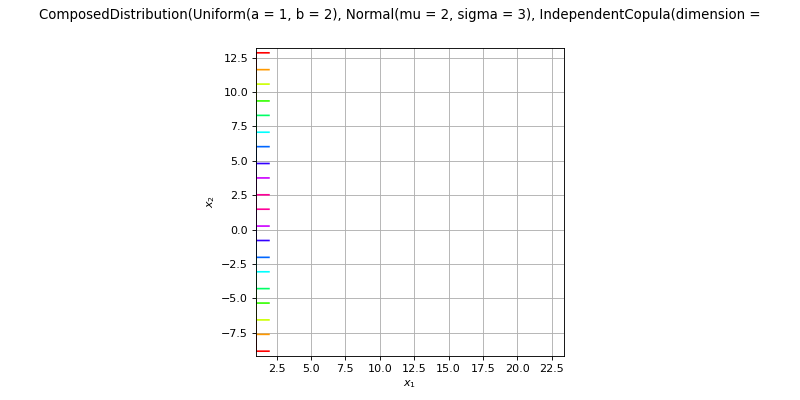

This chart was generated by the following Python code:
import openturns as ot
from matplotlib import pyplot as plt
from openturns.viewer import View
if ot.ComposedDistribution().__class__.__name__ == 'Bernoulli':
    distribution = ot.Bernoulli(0.7)
elif ot.ComposedDistribution().__class__.__name__ == 'Binomial':
    distribution = ot.Binomial(5, 0.2)
elif ot.ComposedDistribution().__class__.__name__ == 'Hypergeometric':
    distribution = ot.Hypergeometric(10, 4, 7)
elif ot.ComposedDistribution().__class__.__name__ == 'ComposedDistribution':
    copula = ot.IndependentCopula(2)
    marginals = [ot.Uniform(1.0, 2.0), ot.Normal(2.0, 3.0)]
    distribution = ot.ComposedDistribution(marginals, copula)
elif ot.ComposedDistribution().__class__.__name__ == 'CumulativeDistributionNetwork':
    coll = [ot.Normal(2),ot.Dirichlet([0.5, 1.0, 1.5])]
    distribution = ot.CumulativeDistributionNetwork(coll, ot.BipartiteGraph([[0,1], [0,1]]))
elif ot.ComposedDistribution().__class__.__name__ == 'Histogram':
    distribution = ot.Histogram([-1.0, 0.5, 1.0, 2.0], [0.45, 0.4, 0.15])
elif ot.ComposedDistribution().__class__.__name__ == 'KernelMixture':
    kernel = ot.Uniform()
    sample = ot.Normal().getSample(5)
    bandwith = [1.0]
    distribution = ot.KernelMixture(kernel, bandwith, sample)
elif ot.ComposedDistribution().__class__.__name__ == 'MaximumDistribution':
    coll = [ot.Uniform(2.5, 3.5), ot.LogUniform(1.0, 1.2), ot.Triangular(2.0, 3.0, 4.0)]
    distribution = ot.MaximumDistribution(coll)
elif ot.ComposedDistribution().__class__.__name__ == 'Multinomial':
    distribution = ot.Multinomial(5, [0.2])
elif ot.ComposedDistribution().__class__.__name__ == 'RandomMixture':
    coll = [ot.Triangular(0.0, 1.0, 5.0), ot.Uniform(-2.0, 2.0)]
    weights = [0.8, 0.2]
    cst = 3.0
    distribution = ot.RandomMixture(coll, weights, cst)
elif ot.ComposedDistribution().__class__.__name__ == 'TruncatedDistribution':
    distribution = ot.TruncatedDistribution(ot.Normal(2.0, 1.5), 1.0, 4.0)
elif ot.ComposedDistribution().__class__.__name__ == 'UserDefined':
    distribution = ot.UserDefined([[0.0], [1.0], [2.0]], [0.2, 0.7, 0.1])
elif ot.ComposedDistribution().__class__.__name__ == 'ZipfMandelbrot':
    distribution = ot.ZipfMandelbrot(10, 2.5, 0.3)
else:
    distribution = ot.ComposedDistribution()
dimension = distribution.getDimension()
title = str(distribution)[:100].split('\n')[0]
if dimension == 1:
    distribution.setDescription(['$x$'])
    pdf_graph = distribution.drawPDF()
    cdf_graph = distribution.drawCDF()
    fig = plt.figure(figsize=(10, 4))
    pdf_axis = fig.add_subplot(121)
    cdf_axis = fig.add_subplot(122)
    View(pdf_graph, figure=fig, axes=[pdf_axis], add_legend=False)
    View(cdf_graph, figure=fig, axes=[cdf_axis], add_legend=False)
    fig.suptitle(title)
elif dimension == 2:
    distribution.setDescription(['$x_1$', '$x_2$'])
    pdf_graph = distribution.drawPDF()
    pdf_graph.setTitle(title)
    fig = plt.figure(figsize=(10, 5))
    pdf_axis = fig.add_subplot(111)
    View(pdf_graph, figure=fig, axes=[pdf_axis], add_legend=False, square_axes=True)
